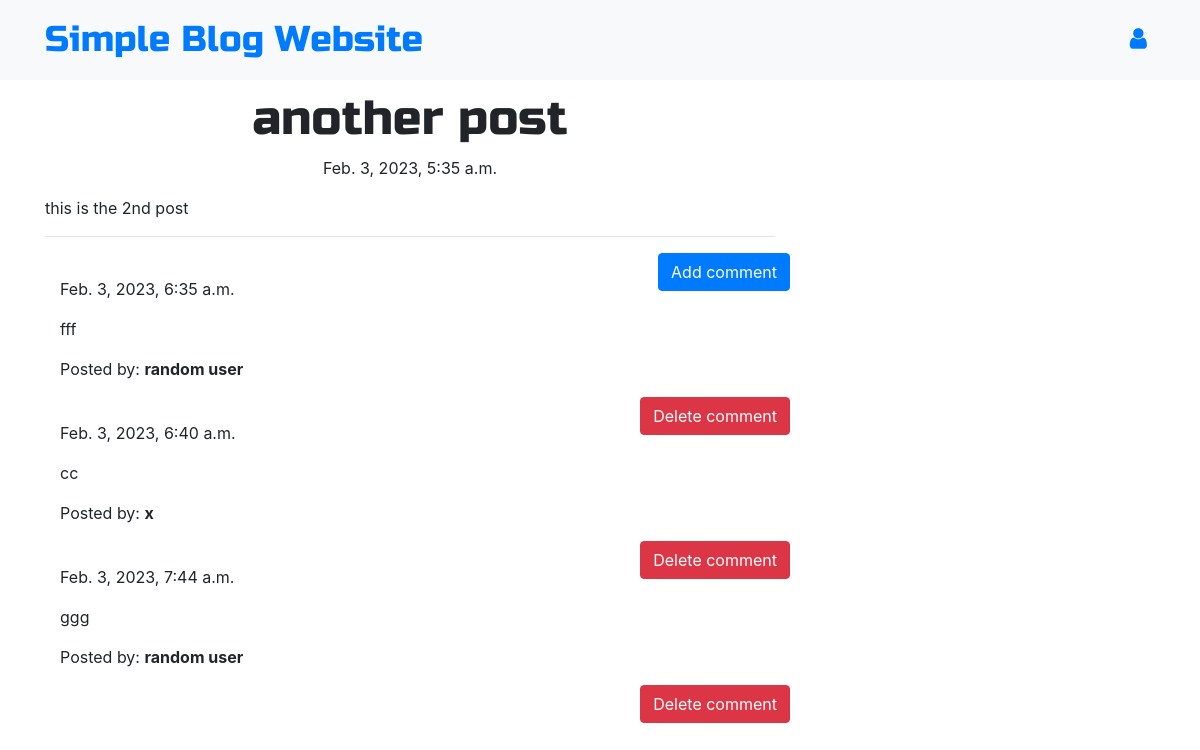
Screenshot of /post/2 with the database file from the repository.
### blog/models.py (models this page shows, shortened)
class Post(models.Model):
    author = models.ForeignKey('auth.User',on_delete=models.CASCADE)
    title = models.CharField(max_length=200)
    text = models.TextField()
    created_date = models.DateTimeField(default=timezone.now)
    published_date = models.DateTimeField(blank=True, null=True)

class Comment(models.Model):
    post = models.ForeignKey('blog.Post', related_name='comments',on_delete=models.CASCADE)
    author = models.CharField(max_length=200)
    text = models.TextField()
    created_date = models.DateTimeField(default=timezone.now)
    approved_comment = models.BooleanField(default=False)

### blog/views.py (the view)
# urls.py: path('post/<int:pk>', views.PostDetailView.as_view(), name='post_detail'),
class PostDetailView(DetailView):
    model = Post

### blog/templates/blog/post_detail.html (shortened to what this page needs)
{% extends 'blog/base.html' %}
{% block content %}
        <h1 class='posttitle loader'>{{ post.title }}</h1>
        {% if post.published_date %}
            <div class="date postdate">
                {{ post.published_date }}
            </div>
        {% else %}
            <a class="btn btn-outline-dark" href="{% url 'post_publish' pk=post.pk %}">Publish</a>
        {% endif %}
      <p class='postcontent' >{{ post.text|safe|linebreaksbr }}</p>
  <hr>
  <a class="btn btn-primary btn-comment" href="{% url 'add_comment_to_post' pk=post.pk %}">Add comment</a>
  <div class="container">
  {% for comment in post.comments.all %}
  <br>
      {% if user.is_authenticated or comment.approved_comment %}
              {{ comment.created_date }}
          <p>{{ comment.text|safe|linebreaks }}</p>
          <p>Posted by: <strong>{{ comment.author }}</strong></p>
          <a class="btn btn-danger btn-comment" href="{% url 'comment_remove' pk=comment.pk %}">Delete comment</a>
      {% endif %}
  {% empty %}
      <p>No comments posted.</p>
  {% endfor %}
</div>
{% endblock %}

### blog/templates/blog/base.html (shortened to what this page needs)
<!DOCTYPE html>
{% load static %}
<html>
  <head>
    <link rel="stylesheet" href="https://stackpath.bootstrapcdn.com/bootstrap/4.1.3/css/bootstrap.min.css"
>
    <link href="https://maxcdn.bootstrapcdn.com/font-awesome/4.7.0/css/font-awesome.min.css" rel="stylesheet">
    <link rel="stylesheet" href="//cdn.jsdelivr.net/medium-editor/latest/css/medium-editor.min.css" type="text/css" media="screen" charset="utf-8">
    <link rel="stylesheet" href="{% static 'css/blog.css' %}">
  </head>
  <body>
    <nav class="navbar navbar-expand-lg bg-light techfont">
      <div class="container">
        <div class="navbar-nav align-items-center">
          <a class="navbar-brand bigbrand" href="{% url 'post_list' %}">Simple Blog Website</a>
        </div>
        <div class="navbar-nav align-items-center ml-auto">
          {% if user.is_authenticated %}
            <a class="nav-item nav-link" href="{% url 'post_new' %}">New Post</a>
            <a class="nav-item nav-link" href="{% url 'logout' %}">Log out</a>
            <a >Welcome!</a>
          {% else %}
            <a class="nav-item nav-link" href="{% url 'login' %}" aria-label="Login">
              <span class="fa fa-user" aria-hidden="true"></span></a>
          {% endif %}
        </div>
      </div>
    </nav>
          <div class="content container">
              <div class="row">
                  <div class="col-md-8">
                    <div class="blog_posts">
                      {% block content %}
                      {% endblock %}
                    </div>
                  </div>
              </div>
          </div>
  </body>
</html>

### blog/static/css/blog.css (style rules this page uses)
.techfont { font-family: 'Russo One', sans-serif; font-size: 1.5em; margin-bottom: 10px; }
.postdate { text-align: center; }
.posttitle { font-family: 'Russo One', sans-serif; font-size: 3em; text-align: center; }
.postcontent { font-family: 'Montserrat'; font-size: 1.5em; }
.btn-comment { position: absolute; right: 0px; }
.bigbrand { font-size: 1.5em; }

### rows the page displays
Post: title "another post", published_date "Feb. 3, 2023, 5:35 a.m.", text "this is the 2nd post"
Comment: created_date "Feb. 3, 2023, 6:35 a.m.", text "fff", author "random user"
Comment: created_date "Feb. 3, 2023, 6:40 a.m.", text "cc", author "x"
Comment: created_date "Feb. 3, 2023, 7:44 a.m.", text "ggg", author "random user"
